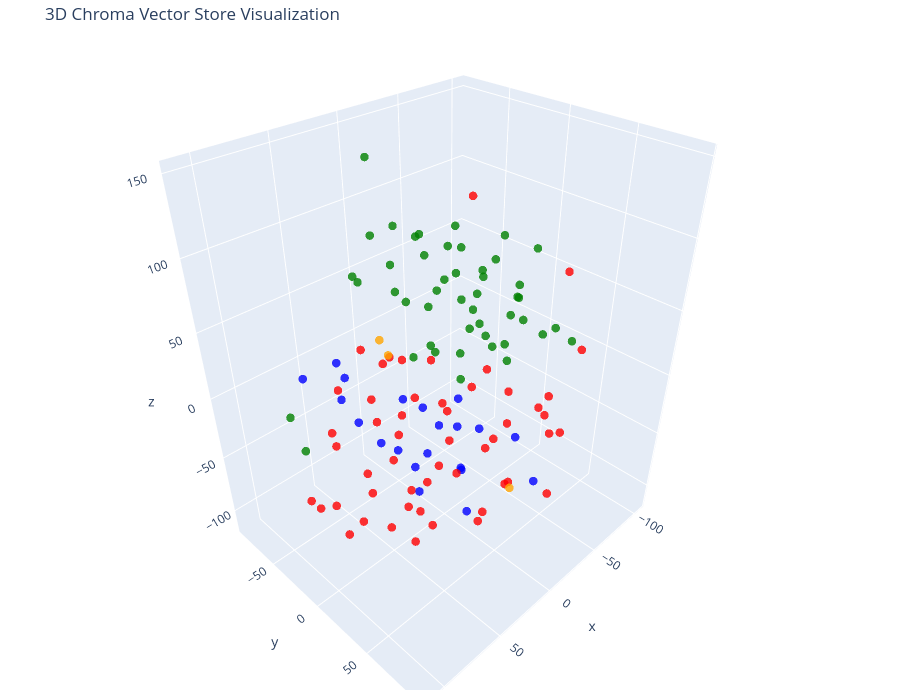

The code cell stored with this chart in its notebook:
### Code cell
# Let's try 3D!

tsne = TSNE(n_components=3, random_state=42)
reduced_vectors = tsne.fit_transform(vectors)

# Create the 3D scatter plot
fig = go.Figure(data=[go.Scatter3d(
    x=reduced_vectors[:, 0],
    y=reduced_vectors[:, 1],
    z=reduced_vectors[:, 2],
    mode='markers',
    marker=dict(size=5, color=colors, opacity=0.8),
    text=[f"Type: {t}<br>Text: {d[:100]}..." for t, d in zip(doc_types, documents)],
    hoverinfo='text'
)])

fig.update_layout(
    title='3D Chroma Vector Store Visualization',
    scene=dict(xaxis_title='x', yaxis_title='y', zaxis_title='z'),
    width=900,
    height=700,
    margin=dict(r=20, b=10, l=10, t=40)
)

fig.show()

### Figure 1 — Plotly figure (JSON) as saved in the notebook; plotly's stock layout.template omitted (floating-point values rounded to 4 significant figures)
{"data": [{"hoverinfo": "text", "marker": {"color": ["blue", "blue", "blue", "blue", "blue", "blue", "blue", "blue", "blue", "blue", "blue", "blue", "blue", "blue", "blue", "blue", "blue", "blue", "blue", "blue", "blue", "red", "red", "red", "red", "red", "red", "red", "red", "red", "red", "red", "red", "red", "red", "red", "red", "red", "red", "red", "red", "red", "red", "red", "red", "red", "red", "red", "red", "red", "red", "red", "red", "red", "red", "red", "red", "red", "red", "red", "red", "red", "red", "red", "red", "red", "red", "red", "red", "red", "red", "red", "red", "orange", "orange", "orange", "green", "green", "green", "green", "green", "green", "green", "green", "green", "green", "green", "green", "green", "green", "green", "green", "green", "green", "green", "green", "green", "green", "green", "green", "green", "green", "green", "green", "green", "green", "green", "green", "green", "green", "green", "green", "green", "green", "green", "green", "green", "green", "green", "green", "green", "green", "green"], "opacity": 0.8, "size": 5}, "mode": "markers", "text": ["Type: products<br>Text: # Product Summary\n\n# Rellm: AI-Powered Enterprise Reinsurance Solution\n\n## Summary\n\nRellm is an inno...", "Type: products<br>Text: ### Seamless Integrations\nRellm's architecture is designed for effortless integration with existing ...", "Type: products<br>Text: ### Regulatory Compliance Tools\nRellm includes built-in compliance tracking features to help organiz...", "Type: products<br>Text: Join the growing number of organizations leveraging Rellm to enhance their reinsurance processes whi...", "Type: products<br>Text: Experience the future of reinsurance with Rellm, where innovation meets reliability. Let Insurellm h...", "Type: products<br>Text: # Product Summary\n\n# Markellm\n\n## Summary\n\nMarkellm is an innovative two-sided marketplace designed ...", "Type: products<br>Text: - **User-Friendly Interface**: Designed with user experience in mind, Markellm features an intuitive...", "Type: products<br>Text: - **Customer Support**: Our dedicated support team is always available to assist both consumers and ...", "Type: products<br>Text: ### For Insurance Companies:\n- **Basic Listing Fee**: $199/month for a featured listing on the platf...", "Type: products<br>Text: ### Q3 2025\n- Initiate a comprehensive marketing campaign targeting both consumers and insurers to i...", "Type: products<br>Text: # Product Summary\n\n# Homellm\n\n## Summary\nHomellm is an innovative home insurance product developed b...", "Type: products<br>Text: ### 2. Dynamic Pricing Model\nWith Homellm's innovative dynamic pricing model, insurance providers ca...", "Type: products<br>Text: ### 5. Multi-Channel Integration\nHomellm seamlessly integrates into existing insurance platforms, pr...", "Type: products<br>Text: - **Basic Tier:** Starting at $5,000/month for small insurers with basic integration features.\n- **S...", "Type: products<br>Text: All tiers include a comprehensive training program and ongoing updates to ensure optimal performance...", "Type: products<br>Text: With Homellm, Insurellm is committed to transforming the landscape of home insurance, ensuring both ...", "Type: products<br>Text: # Product Summary\n\n# Carllm\n\n## Summary\n\nCarllm is an innovative auto insurance product developed by...", "Type: products<br>Text: - **Instant Quoting**: With Carllm, insurance companies can offer near-instant quotes to customers, ...", "Type: products<br>Text: - **Mobile Integration**: Carllm is designed to work seamlessly with mobile applications, providing ...", "Type: products<br>Text: - **Professional Tier**: $2,500/month\n  - For medium-sized companies.\n  - All Basic Tier features pl...", "Type: products<br>Text: ### Q2 2025: Customer Experience Improvements\n- Launch of a new **mobile app** for end-users.\n- Intr...", "Type: contracts<br>Text: # Contract with GreenField Holdings for Markellm\n\n**Effective Date:** November 15, 2023  \n**Contract...", "Type: contracts<br>Text: ## Renewal\n1. **Automatic Renewal**: This contract will automatically renew for sequential one-year ...", "Type: contracts<br>Text: ## Features\n1. **AI-Powered Matching**: Access to advanced algorithms that connect GreenField Holdin...", "Type: contracts<br>Text: ## Support\n1. **Customer Support Access**: The Client will have access to dedicated support through ...", "Type: contracts<br>Text: **Signatures:**  \n_________________________                           _________________________  \n**...", "Type: contracts<br>Text: # Contract with Apex Reinsurance for Rellm: AI-Powered Enterprise Reinsurance Solution\n\n## Terms\n\n1....", "Type: contracts<br>Text: ## Renewal\n\n1. **Automatic Renewal**: This Agreement will automatically renew for successive one-yea...", "Type: contracts<br>Text: 2. **Seamless Integrations**: The architecture of Rellm allows for easy integration with existing sy...", "Type: contracts<br>Text: 1. **Technical Support**: Provider shall offer dedicated technical support to the Client via phone, ...", "Type: contracts<br>Text: **Insurellm, Inc.**  \n_____________________________  \nAuthorized Signature   \nDate: ________________...", "Type: contracts<br>Text: # Contract with Greenstone Insurance for Homellm\n\n---\n\n## Terms\n\n1. **Parties**: This Contract (\"Agr...", "Type: contracts<br>Text: 4. **Payment Terms**: \n   - The Customer shall pay an amount of $10,000 per month for the Standard T...", "Type: contracts<br>Text: ---\n\n## Features\n\n- **AI-Powered Risk Assessment**: Customer will have access to enhanced risk evalu...", "Type: contracts<br>Text: - **Customer Portal**: A dedicated portal will be provided, allowing the Customer's clients to manag...", "Type: contracts<br>Text: ______________________________  \n[Name], [Title]  \nDate: ______________________\n\n**For Greenstone In...", "Type: contracts<br>Text: # Contract with Roadway Insurance Inc. for Carllm\n\n---\n\n## Terms\n\n1. **Agreement Effective Date**: T...", "Type: contracts<br>Text: ---\n\n## Renewal\n\n1. **Automatic Renewal**: This agreement will automatically renew for an additional...", "Type: contracts<br>Text: ---\n\n## Features\n\n1. **Access to Core Features**: Roadway Insurance Inc. will have access to all Pro...", "Type: contracts<br>Text: ---\n\n## Support\n\n1. **Technical Support**: Roadway Insurance Inc. will receive priority technical su...", "Type: contracts<br>Text: # Contract with Stellar Insurance Co. for Rellm\n\n## Terms\nThis contract is made between **Insurellm*...", "Type: contracts<br>Text: ### Termination\nEither party may terminate this agreement with a **30-day written notice**. In the e...", "Type: contracts<br>Text: ## Features\nStellar Insurance Co. will receive access to the following features of the Rellm product...", "Type: contracts<br>Text: ## Support\nInsurellm provides Stellar Insurance Co. with the following support services:\n\n- **24/7 T...", "Type: contracts<br>Text: # Contract with TechDrive Insurance for Carllm\n\n**Contract Date:** October 1, 2024  \n**Contract Dura...", "Type: contracts<br>Text: ## Renewal\n\n1. **Automatic Renewal**: This contract shall automatically renew for additional one-yea...", "Type: contracts<br>Text: ## Support\n\n1. **Customer Support**: Insurellm will provide 24/7 customer support to TechDrive Insur...", "Type: contracts<br>Text: **TechDrive Insurance Representative:**  \nName: Sarah Johnson  \nTitle: Operations Director  \nDate: _...", "Type: contracts<br>Text: # Contract with Belvedere Insurance for Markellm\n\n## Terms\nThis Contract (\"Agreement\") is made and e...", "Type: contracts<br>Text: ## Renewal\n1. **Renewal Terms**: This Agreement may be renewed for additional one-year terms upon mu...", "Type: contracts<br>Text: ## Features\n1. **AI-Powered Matching**: Belvedere Insurance will benefit from Markellm's AI-powered ...", "Type: contracts<br>Text: ## Support\n1. **Technical Support**: Technical support will be available from 9 AM to 7 PM EST, Mond...", "Type: contracts<br>Text: **Belvedere Insurance**  \nSignature: ______________________  \nName: [Authorized Signatory]  \nTitle: ...", "Type: contracts<br>Text: # Contract with Velocity Auto Solutions for Carllm\n\n**Contract Date:** October 1, 2023  \n**Contract ...", "Type: contracts<br>Text: ## Renewal\n\n1. **Automatic Renewal**: This contract will automatically renew for successive 12-month...", "Type: contracts<br>Text: ## Support\n\n1. **Customer Support**: Velocity Auto Solutions will have access to Insurellm’s custome...", "Type: contracts<br>Text: # Contract with GreenValley Insurance for Homellm\n\n**Contract Date:** October 6, 2023  \n**Contract N...", "Type: contracts<br>Text: 4. **Confidentiality:** Both parties agree to maintain the confidentiality of proprietary informatio...", "Type: contracts<br>Text: 1. **AI-Powered Risk Assessment:** Access to advanced AI algorithms for real-time risk evaluations.\n...", "Type: contracts<br>Text: 3. **Regular Updates:** Insurellm will offer ongoing updates and enhancements to the Homellm platfor...", "Type: contracts<br>Text: # Contract with EverGuard Insurance for Rellm: AI-Powered Enterprise Reinsurance Solution\n\n**Contrac...", "Type: contracts<br>Text: 4. **Usage Rights**: EverGuard Insurance is granted a non-exclusive, non-transferable license to acc...", "Type: contracts<br>Text: 1. **Core Functionality**: Rellm provides EverGuard Insurance with advanced AI-driven analytics, sea...", "Type: contracts<br>Text: 1. **Customer Support**: Insurellm will provide EverGuard Insurance with 24/7 customer support, incl...", "Type: contracts<br>Text: ---\n\n**Signatures**  \n**For Insurellm**: __________________________  \n**Name**: John Smith  \n**Title...", "Type: contracts<br>Text: # Contract with BrightWay Solutions for Markellm\n\n**Contract Date:** October 5, 2023  \n**Contract ID...", "Type: contracts<br>Text: 3. **Service Level Agreement (SLA):**  \n   Insurellm commits to a 99.9% uptime for the platform with...", "Type: contracts<br>Text: 2. **Real-Time Quote Availability:**  \n   Consumers sourced via BrightWay Solutions will receive rea...", "Type: contracts<br>Text: 3. **Training and Onboarding:**  \n   Insurellm agrees to provide one free training session on how to...", "Type: contracts<br>Text: # Contract with Pinnacle Insurance Co. for Homellm\n\n## Terms\nThis contract (\"Contract\") is entered i...", "Type: contracts<br>Text: ## Renewal\n1. **Renewal Terms**: At the end of the initial term, this Contract shall automatically r...", "Type: contracts<br>Text: ## Features\n1. **AI-Powered Risk Assessment**: Utilized for tailored underwriting decisions specific...", "Type: contracts<br>Text: ## Support\n1. **Technical Support**: Insurellm shall provide 24/7 technical support via an email and...", "Type: company<br>Text: # Overview of Insurellm\n\nInsurellm is an innovative insurance tech firm with 200 employees across th...", "Type: company<br>Text: # Careers at Insurellm\n\nInsurellm is hiring! We are looking for talented software engineers, data sc...", "Type: company<br>Text: # About Insurellm\n\nInsurellm was founded by Avery Lancaster in 2015 as an insurance tech startup des...", "Type: employees<br>Text: # HR Record\n\n# Alex Chen\n\n## Summary\n- **Date of Birth:** March 15, 1990  \n- **Job Title:** Backend ...", "Type: employees<br>Text: ## Annual Performance History\n- **2020:**  \n  - Completed onboarding successfully.  \n  - Met expecta...", "Type: employees<br>Text: ## Compensation History\n- **2020:** Base Salary: $80,000  \n- **2021:** Base Salary Increase to $90,0...", "Type: employees<br>Text: Alex Chen continues to be a vital asset at Insurellm, contributing significantly to innovative backe...", "Type: employees<br>Text: # HR Record\n\n# Oliver Spencer\n\n## Summary\n- **Date of Birth**: May 14, 1990  \n- **Job Title**: Backe...", "Type: employees<br>Text: ## Annual Performance History\n- **2018**: **3/5** - Adaptable team player but still learning to take...", "Type: employees<br>Text: ## Compensation History\n- **March 2018**: Initial salary of $80,000.\n- **July 2019**: Salary increas...", "Type: employees<br>Text: # HR Record\n\n# Emily Tran\n\n## Summary\n- **Date of Birth:** March 18, 1991  \n- **Job Title:** Digital...", "Type: employees<br>Text: - **January 2017 - May 2018**: Marketing Intern  \n  - Supported the Marketing team by collaborating ...", "Type: employees<br>Text: - **2021**:  \n  - Performance Rating: Meets Expectations  \n  - Key Achievements: Contributed to the ...", "Type: employees<br>Text: - **Professional Development Goals**:  \n  - Emily Tran aims to become a Marketing Manager within the...", "Type: employees<br>Text: # HR Record\n\n# Jordan Blake\n\n## Summary\n- **Date of Birth:** March 15, 1993  \n- **Job Title:** Sales...", "Type: employees<br>Text: ## Annual Performance History\n- **2021:** First year at Insurellm; achieved 90% of monthly targets. ...", "Type: employees<br>Text: ## Other HR Notes\n- Jordan has shown an interest in continuing education, actively participating in ...", "Type: employees<br>Text: # Avery Lancaster\n\n## Summary\n- **Date of Birth**: March 15, 1985  \n- **Job Title**: Co-Founder & Ch...", "Type: employees<br>Text: - **2010 - 2013**: Business Analyst at Edge Analytics  \n  Prior to joining Innovate, Avery worked as...", "Type: employees<br>Text: - **2018**: **Exceeds Expectations**  \n  Under Avery’s pivoted vision, Insurellm launched two new su...", "Type: employees<br>Text: - **2022**: **Satisfactory**  \n  Avery focused on rebuilding team dynamics and addressing employee c...", "Type: employees<br>Text: ## Compensation History\n- **2015**: $150,000 base salary + Significant equity stake  \n- **2016**: $1...", "Type: employees<br>Text: ## Other HR Notes\n- **Professional Development**: Avery has actively participated in leadership trai...", "Type: employees<br>Text: # HR Record\n\n# Maxine Thompson\n\n## Summary\n- **Date of Birth:** January 15, 1991  \n- **Job Title:** ...", "Type: employees<br>Text: ## Insurellm Career Progression\n- **January 2017 - October 2018**: **Junior Data Engineer**  \n  * Ma...", "Type: employees<br>Text: ## Annual Performance History\n- **2017**: *Meets Expectations*  \n  Maxine showed potential in her ro...", "Type: employees<br>Text: - **2021**: *Exceeds Expectations*  \n  Maxine spearheaded the transition to a new data warehousing s...", "Type: employees<br>Text: ## Compensation History\n- **2017**: $70,000 (Junior Data Engineer)  \n- **2018**: $75,000 (Junior Dat...", "Type: employees<br>Text: # Samantha Greene\n\n## Summary\n- **Date of Birth:** October 14, 1990\n- **Job Title:** HR Generalist\n-...", "Type: employees<br>Text: ## Annual Performance History\n- **2020:** Exceeds Expectations  \n  Samantha Greene demonstrated exce...", "Type: employees<br>Text: ## Compensation History\n- **2020:** Base Salary - $55,000  \n  The entry-level salary matched industr...", "Type: employees<br>Text: - **2023:** Base Salary - $70,000  \n  Recognized for substantial improvement in employee relations m...", "Type: employees<br>Text: # HR Record\n\n# Alex Thomson\n\n## Summary\n- **Date of Birth:** March 15, 1995  \n- **Job Title:** Sales...", "Type: employees<br>Text: ## Annual Performance History  \n- **2022** - Rated as \"Exceeds Expectations.\" Alex Thomson achieved ...", "Type: employees<br>Text: ## Other HR Notes\n- Alex Thomson is an active member of the Diversity and Inclusion committee at Ins...", "Type: employees<br>Text: # HR Record\n\n# Samuel Trenton\n\n## Summary\n- **Date of Birth:** April 12, 1989  \n- **Job Title:** Sen...", "Type: employees<br>Text: ## Annual Performance History\n- **2023:** Rating: 4.5/5  \n  *Samuel exceeded expectations, successfu...", "Type: employees<br>Text: ## Compensation History\n- **2023:** Base Salary: $115,000 + Bonus: $15,000  \n  *Annual bonus based o...", "Type: employees<br>Text: - **Engagement in Company Culture:** Regularly participates in team-building events and contributes ...", "Type: employees<br>Text: # HR Record\n\n# Alex Harper\n\n## Summary\n- **Date of Birth**: March 15, 1993  \n- **Job Title**: Sales ...", "Type: employees<br>Text: ## Annual Performance History  \n- **2021**:  \n  - **Performance Rating**: 4.5/5  \n  - **Key Achievem...", "Type: employees<br>Text: - **2022**:  \n  - **Base Salary**: $65,000 (Promotion to Senior SDR)  \n  - **Bonus**: $13,000 (20% o...", "Type: employees<br>Text: # HR Record\n\n# Jordan K. Bishop\n\n## Summary\n- **Date of Birth:** March 15, 1990\n- **Job Title:** Fro...", "Type: employees<br>Text: ## Annual Performance History\n- **2019:** Exceeds Expectations - Continuously delivered high-quality...", "Type: employees<br>Text: ## Compensation History\n- **June 2018:** Starting Salary - $85,000\n- **June 2019:** Salary Increase ...", "Type: employees<br>Text: ## Other HR Notes\n- Jordan K. Bishop has been an integral part of club initiatives, including the In...", "Type: employees<br>Text: # HR Record\n\n# Emily Carter\n\n## Summary\n- **Date of Birth:** August 12, 1990  \n- **Job Title:** Acco...", "Type: employees<br>Text: - **2017-2019:** Marketing Intern  \n  - Assisted with market research and campaign development for s...", "Type: employees<br>Text: ## Compensation History\n| Year | Base Salary | Bonus         | Total Compensation |\n|------|--------...", "Type: employees<br>Text: Emily Carter exemplifies the kind of talent that drives Insurellm's success and is an invaluable ass..."], "type": "scatter3d", "x": [51.12, -36.71, -25.5, -39.04, 33.0, 72.17, 2.498, 6.044, -3.261, -28.44, -2.23, 13.72, 5.515, -4.442, -19.11, 19.03, 37.57, 37.38, 19.75, 11.41, -18.41, 7.171, 108.8, 53.72, 18.84, -23.31, 91.63, 80.54, -45.87, 53.55, -1.671, 26.19, 98.01, 19.49, 7.542, -21.35, 80.92, 85.56, 55.01, 41.83, 35.97, 58.73, 39.75, 21.42, 58.2, -35.83, 35.87, -27.05, 2.0, 111.1, 10.87, 32.69, 3.784, 79.86, 66.02, 57.55, 64.94, -73.8, 32.64, -101.6, 82.86, 24.2, -36.49, 24.26, 0.725, 29.62, 57.53, 35.58, 28.34, 51.63, 107.2, 43.15, 47.14, -30.49, -12.78, 0.5875, 24.36, -3.583, -2.247, -37.19, -104.4, -26.17, 19.09, 72.65, 72.97, 4.839, -65.33, -73.35, -26.37, -55.22, -16.36, -29.01, -9.255, -6.05, -3.162, -23.09, -96.52, -55.55, -24.18, -36.6, -77.16, 3.635, -12.46, -1.858, 8.878, -77.7, -55.68, -57.7, -94.84, -31.0, -28.02, -63.97, -73.73, -64.39, -48.42, -81.76, 5.905, -10.45, -63.71, -46.39, -53.22, -9.28, -38.88], "y": [-44.6, 32.86, 59.79, -2.939, -71.99, -54.67, -38.93, -14.69, 9.155, -14.45, -33.16, -11.85, 27.63, 11.81, -1.388, -83.13, -46.0, -22.98, -26.45, -5.177, -23.95, 64.16, 4.872, 26.89, 53.8, 67.36, -0.2907, -13.37, 54.46, -9.968, 81.12, 76.93, -22.03, 7.614, 94.86, 79.72, 52.18, 14.89, -13.52, 0.8192, -39.91, 57.45, 78.1, -16.67, 53.93, 78.94, 38.33, 32.43, 39.41, 24.84, -59.34, 6.931, 57.87, 39.79, -3.033, 22.74, 22.73, 23.2, 9.332, 18.7, -2.683, 57.89, -11.79, 13.04, 25.11, 40.49, 28.86, 19.94, 32.84, 79.3, 29.21, -9.795, -4.831, 35.54, -80.03, -55.01, -38.35, -3.439, -51.88, -70.35, -32.93, 7.099, -64.84, -75.42, -61.22, -29.72, 5.478, -43.5, -33.51, -14.23, -29.52, 3.32, 13.01, 34.85, -48.83, -8.028, 15.36, 34.97, 37.44, 33.14, 43.43, 12.36, 29.29, -86.73, -11.83, -38.18, -39.47, -25.53, -18.26, -27.86, -55.27, -8.283, -61.74, -46.47, -68.45, -18.53, 20.09, -80.86, -0.5888, -62.85, 27.54, -56.26, -48.35], "z": [-10.84, -49.29, -65.21, -64.11, -3.844, 11.85, -33.77, -25.84, -33.96, -36.81, -97.76, -97.41, -94.83, -70.63, -90.95, -29.5, -38.86, -43.44, -63.18, -57.9, -61.27, -40.95, -34.02, -88.6, -66.65, 12.51, 11.27, -13.83, -38.51, 9.739, 17.85, -21.1, -54.53, -113.4, -29.46, -7.907, -18.63, -54.96, -71.58, -19.33, 23.85, 47.01, 23.11, 20.32, -0.6484, 46.5, 17.97, -4.578, -31.18, -15.84, -61.69, 8.908, 1.269, 8.464, -39.44, 18.18, 63.04, -49.29, -88.62, 50.22, 36.32, 52.09, 115.4, 36.28, 10.02, -34.3, -37.8, -51.8, -12.72, -31.8, -38.92, -111.0, 36.06, -91.53, -10.1, -4.908, 148.7, 73.95, 66.18, -32.54, -8.048, 75.83, 60.93, -31.36, -52.41, 50.72, 49.21, 5.633, 44.87, 4.394, 7.357, 34.02, 43.52, 42.02, 94.39, 8.024, 5.62, 28.09, 70.2, 46.69, 16.61, 117.1, 96.52, 39.77, 105.5, 33.47, 64.24, 32.82, 17.32, 78.06, 76.32, 81.06, 28.92, -54.9, 50.31, -17.23, 73.66, 74.3, -14.41, 11.22, 88.22, 41.47, -18.02]}], "layout": {"height": 700, "margin": {"b": 10, "l": 10, "r": 20, "t": 40}, "scene": {"xaxis": {"title": {"text": "x"}}, "yaxis": {"title": {"text": "y"}}, "zaxis": {"title": {"text": "z"}}}, "title": {"text": "3D Chroma Vector Store Visualization"}, "width": 900}}
